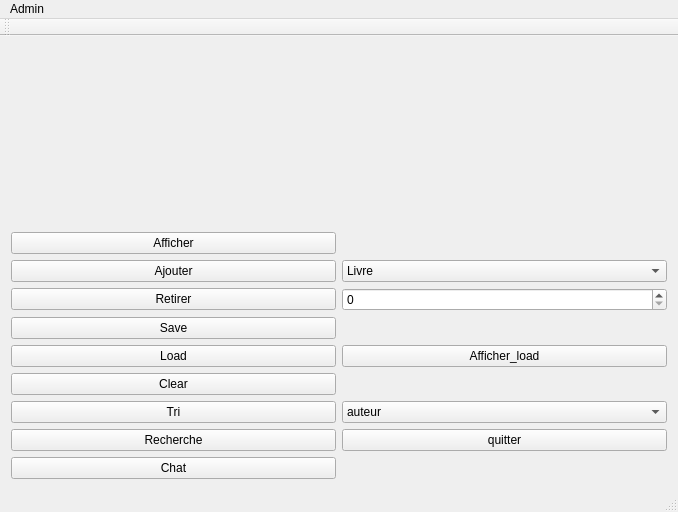
<?xml version="1.0" encoding="UTF-8"?>
<ui version="4.0">
 <class>FenetrePrincipale</class>
 <widget class="QMainWindow" name="FenetrePrincipale">
  <property name="geometry">
   <rect>
    <x>0</x>
    <y>0</y>
    <width>678</width>
    <height>512</height>
   </rect>
  </property>
  <property name="windowTitle">
   <string>Admin</string>
  </property>
  <widget class="QWidget" name="centralWidget">
   <layout class="QGridLayout" name="gridLayout_2">
    <item row="1" column="0">
     <layout class="QGridLayout" name="gridLayout">
      <item row="3" column="0">
       <widget class="QPushButton" name="retirer">
        <property name="text">
         <string>Retirer</string>
        </property>
       </widget>
      </item>
      <item row="0" column="0" colspan="2">
       <widget class="QLabel" name="image1">
        <property name="text">
         <string/>
        </property>
       </widget>
      </item>
      <item row="8" column="1">
       <widget class="QPushButton" name="quitter">
        <property name="text">
         <string>quitter</string>
        </property>
       </widget>
      </item>
      <item row="8" column="0">
       <widget class="QPushButton" name="recherche">
        <property name="text">
         <string>Recherche</string>
        </property>
       </widget>
      </item>
      <item row="2" column="0">
       <widget class="QPushButton" name="ajouter">
        <property name="text">
         <string>Ajouter</string>
        </property>
       </widget>
      </item>
      <item row="5" column="0">
       <widget class="QPushButton" name="loading">
        <property name="text">
         <string>Load</string>
        </property>
       </widget>
      </item>
      <item row="3" column="1">
       <widget class="QSpinBox" name="numero_retirer"/>
      </item>
      <item row="7" column="1">
       <widget class="QComboBox" name="tri_choix">
        <item>
         <property name="text">
          <string>auteur</string>
         </property>
        </item>
        <item>
         <property name="text">
          <string>id</string>
         </property>
        </item>
       </widget>
      </item>
      <item row="5" column="1">
       <widget class="QPushButton" name="afficher_load">
        <property name="text">
         <string>Afficher_load</string>
        </property>
       </widget>
      </item>
      <item row="7" column="0">
       <widget class="QPushButton" name="tri">
        <property name="text">
         <string>Tri</string>
        </property>
       </widget>
      </item>
      <item row="2" column="1">
       <widget class="QComboBox" name="choix">
        <item>
         <property name="text">
          <string>Livre</string>
         </property>
        </item>
        <item>
         <property name="text">
          <string>Revue</string>
         </property>
        </item>
        <item>
         <property name="text">
          <string>Video</string>
         </property>
        </item>
        <item>
         <property name="text">
          <string>CD/DVD</string>
         </property>
        </item>
        <item>
         <property name="text">
          <string>Ressource_Numerique</string>
         </property>
        </item>
       </widget>
      </item>
      <item row="1" column="0">
       <widget class="QPushButton" name="afficher">
        <property name="text">
         <string>Afficher</string>
        </property>
       </widget>
      </item>
      <item row="4" column="0">
       <widget class="QPushButton" name="save1">
        <property name="text">
         <string>Save</string>
        </property>
       </widget>
      </item>
      <item row="6" column="0">
       <widget class="QPushButton" name="clear1">
        <property name="text">
         <string>Clear</string>
        </property>
       </widget>
      </item>
      <item row="9" column="0">
       <widget class="QPushButton" name="chat_utilisateur">
        <property name="text">
         <string>Chat</string>
        </property>
       </widget>
      </item>
     </layout>
    </item>
   </layout>
  </widget>
  <widget class="QMenuBar" name="menuBar">
   <property name="geometry">
    <rect>
     <x>0</x>
     <y>0</y>
     <width>678</width>
     <height>22</height>
    </rect>
   </property>
   <widget class="QMenu" name="menuAdmin">
    <property name="title">
     <string>Admin</string>
    </property>
   </widget>
   <addaction name="menuAdmin"/>
  </widget>
  <widget class="QToolBar" name="mainToolBar">
   <property name="windowTitle">
    <string>Admin</string>
   </property>
   <attribute name="toolBarArea">
    <enum>TopToolBarArea</enum>
   </attribute>
   <attribute name="toolBarBreak">
    <bool>false</bool>
   </attribute>
  </widget>
  <widget class="QStatusBar" name="statusBar"/>
 </widget>
 <layoutdefault spacing="6" margin="11"/>
 <resources/>
 <connections/>
</ui>
